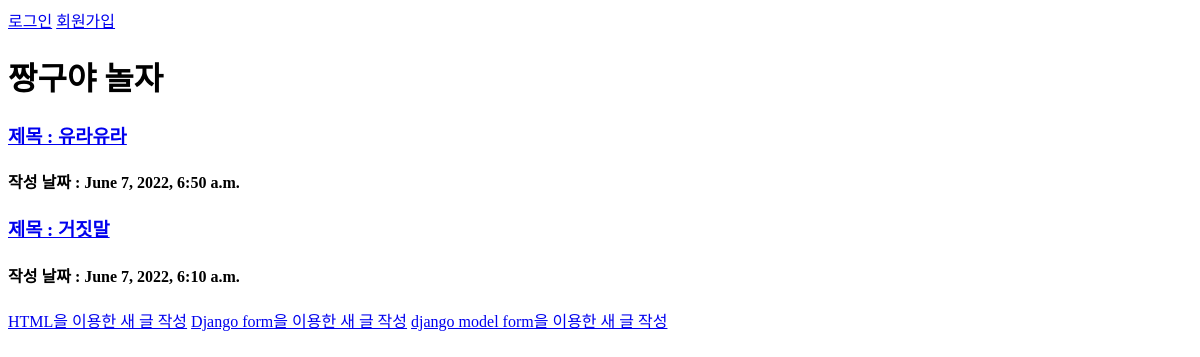
/, run on an earlier commit of the app's database.
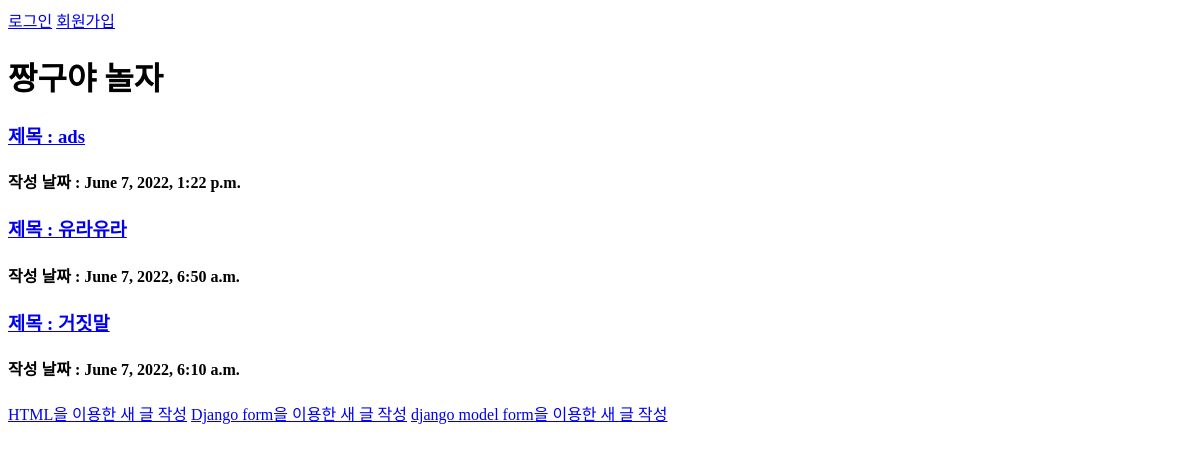
And on a later commit of the database.
### blogapp/models.py (models this page shows, shortened)
class Blog(models.Model):
    title = models.CharField(max_length=200)
    body = models.TextField()
    photo = models.FileField(default="", blank=True, null=True, upload_to='blog_photo')
    date = models.DateTimeField(auto_now_add=True)

### blogapp/views.py (the view)
# urls.py: 2. Add a URL to urlpatterns:  path('', views.home, name='home')
def home(request):
    posts = Blog.objects.filter().order_by('-date')
    return render(request, 'index.html', {'posts': posts})

### blogapp/templates/index.html
{% if user.is_authenticated %}
  안녕하세요,
  {{ user.username }}
  님!!
  <a href="{% url 'logout' %} ">로그아웃</a>
{% else %}
  <a href="{% url 'login' %} ">로그인</a>
  <a href="{% url 'signup' %} ">회원가입</a>
{% endif %}
<h1>짱구야 놀자</h1>
{% for post in posts %}
  <a href="{% url 'detail' post.id %}">
    <h3>제목 :
      {{ post.title }}
    </h3>
  </a>
  <h4>작성 날짜 :
    {{ post.date }}
  </h4>
{% endfor %}
<a href="{% url 'new' %}">HTML을 이용한 새 글 작성</a>
<a href="{% url 'formcreate' %}">Django form을 이용한 새 글 작성</a>
<a href="{% url 'modelformcreate' %}">django model form을 이용한 새 글 작성</a>

What changed in the data, as far as the page shows it:
added Blog: title "ads", date "June 7, 2022, 1:22 p.m."
